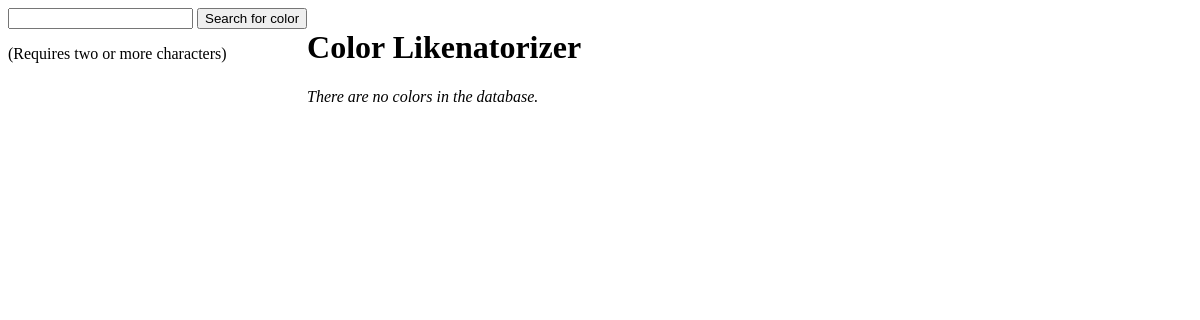
The app's page /color_liker/, older data.
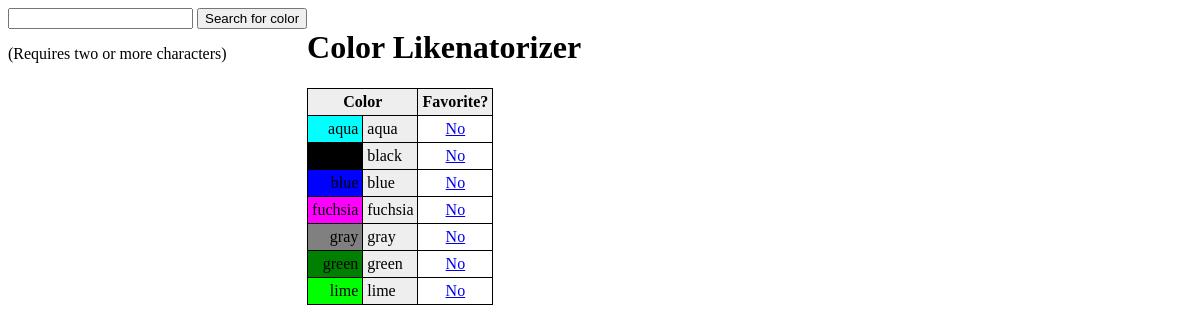
The same page, newer data.
### color_liker/models.py (models this page shows, shortened)
class Color(models.Model):
    name = models.CharField(max_length=20)
    is_favorited = models.BooleanField(default=False)
    class Meta:
        ordering = ['name']

### color_liker/views.py (the view)
class ColorList(ListView):
    model = Color
    context_object_name = "colors"
    def dispatch(self, request, *args, **kwargs):
        self.request = request     #So get_context_data can access it.
        return super(ColorList, self).dispatch(request, *args, **kwargs)
    def get_queryset(self):
        return  super(ColorList, self).get_queryset()
    def get_context_data(self, **kwargs):
        context = super(ColorList, self).get_context_data(**kwargs)
        global  MIN_SEARCH_CHARS
        search_text = ""   #Assume no search
        if(self.request.method == "GET"):
            search_text = self.request.GET.get("search_text", "").strip().lower()
            if(len(search_text) < MIN_SEARCH_CHARS):
                search_text = ""   #Ignore search
        if(search_text != ""):
            color_search_results = Color.objects.filter(name__contains=search_text)
        else:
            color_search_results = []
        context["search_text"] = search_text
        context["color_search_results"] = color_search_results
        context["MIN_SEARCH_CHARS"] = MIN_SEARCH_CHARS
        return  context

### color_liker/templates/color_liker/color_list.html (shortened to what this page needs)
{% load humanize %}
<!DOCTYPE html>
<html lang="en">
   <head>
   </head>
<body>
   <div class="search_section">
      <form id="search_colors_form_id" method="get" action="{% url 'color_list' %}">
         <input type="text" id="search_text" name="search_text"/>
         <input id="id_pic_submit_button" type="submit" value="Search for color"/>
         <p>(Requires {{ MIN_SEARCH_CHARS|apnumber }} or more characters)</p>
      </form>
   </div>
   <div class="content_section">
      <h1>Color Likenatorizer</h1>
      {% if  colors.count == 0 %}
         <p><i>There are no colors in the database.</i></p>
      {% else %}
         <table>
            <tr>
               <th colspan="2">Color</th>
               <th>Favorite?</th>
            </tr>
            {% for  color in colors %}
               <tr>
                  <td style="background-color: {{ color.name }};" class="td__color_color"
                     >{{ color.name }}</td>
                  <td class="td__color_name">{{ color.name }}</td>
                  <td class="{% if not color.is_favorited %}un{% endif %}liked"
                     ><a href="{% url 'toggle_color_like' color.id %}"
                     >{% if color.is_favorited %}Yes{% else %}No{% endif %}</a></td>
               </tr>
            {% endfor %}
         </table>
      {% endif %}
   </div>
</body></html>

### color_liker/templates/color_liker/color_list.html (style rules this page uses)
.search_section { float: left; }
.content_section { float: left; }
table { border:1px solid #000; border-spacing: 0px; background-color: #EEE; border-collapse:collapse; }
th { border:1px solid #000; padding: 4px; }
td { text-align: center; vertical-align: middle; padding: 4px; border:1px solid #000; }
.td__color_color { text-align: right; }
.td__color_name { text-align: left; }
.unliked { text-align: center; background-color: white; }

Row changes from the older to the newer data that the page shows:
added Color: name "aqua", is_favorited "No"
added Color: name "black", is_favorited "No"
added Color: name "blue", is_favorited "No"
added Color: name "fuchsia", is_favorited "No"
added Color: name "gray", is_favorited "No"
added Color: name "green", is_favorited "No"
added Color: name "lime", is_favorited "No"
Text that changed along with them:
text no longer shown: "There are no colors in the database."
text now shown: "Color Favorite?"
